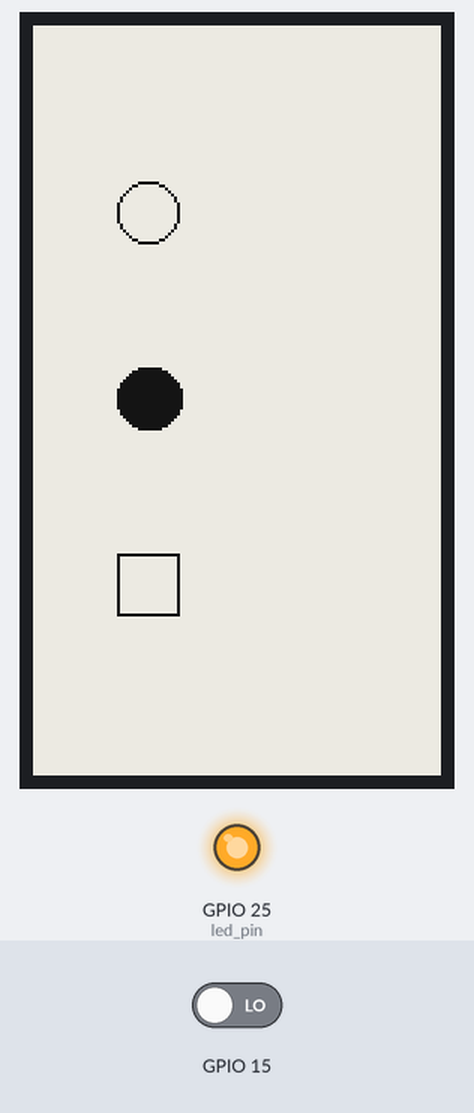
Recording of a program running on a simulated ESP32 board running MicroPython. Parts: 136×250 one-colour display, output pins drawn as LEDs (lit = HIGH). Inputs (shaded band) come from the test bench; at power-on: GPIO 15 LOW. An e-paper refresh takes a nominal 2 s (0.4 s partial, 12 s with colour); library files of the repository ran but are not shown: __init__.py; pins used as bus, display or sensor lines are not drawn; what the program prints to the serial console is not drawn. At 2.9 s the program stops and its outputs stay as they are.

Above: at 3.0 s.
Timing chart, 0 to 4.4 s (numbered marks = the images above):
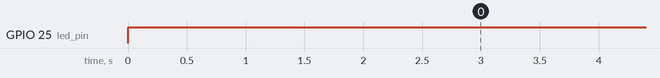

Measured:
- by itself, GPIO 25 (led_pin): LOW → HIGH at 0.00 s

The program:

main.py
```python
import time
from machine import Pin
from heltec_e_ink import connect_to_display, Displays, SerialInitInfo, IEPaperDisplay, EInkCanvas, PixelType

# Turn on LED
led_pin = Pin(25, mode=Pin.OUT, value=1)
time.sleep_ms(200)


print(f"Initializing display QYEG0213RWS800")
init_info: SerialInitInfo = SerialInitInfo(0, 19, 18, 20, 14, 15, 2_000_000)
print(init_info)

print("Connecting to display...")
display: IEPaperDisplay = connect_to_display(Displays.QYEG0213RWS800, init_info)
print("DONE")

print("Initializing display...")
display.initialize_display()
print("DONE")


print("Displaying test pattern...")

canvas = EInkCanvas(display)
canvas.clear()
# display.draw_test_pattern(canvas)

# canvas.draw_line((0, 0), (121, 249), PixelType.BLACK_WHITE)
# canvas.draw_line((0, 249), (121, 0), PixelType.BLACK_WHITE)

canvas.draw_circle((int(122/4), int(250/4)), 10, PixelType.BLACK_WHITE)
canvas.draw_circle((int(122/4) * 3, int(250/4)), 10, PixelType.RED)

canvas.draw_circle((int(122/4), int(250/4) * 2), 10, PixelType.BLACK_WHITE, filled=True)
canvas.draw_circle((int(122/4) * 3, int(250/4) * 2), 10, PixelType.RED, filled=True)

r1 = (int(122/4) + 10, int(250/4) * 3 + 10)
r2 = (r1[0] - 20, r1[1] - 20)
canvas.draw_rectangle(r1, r2, PixelType.BLACK_WHITE)

r1 = (r1[0] + 60, r1[1])
r2 = (r1[0] - 20, r1[1] - 20)
canvas.draw_rectangle(r1, r2, PixelType.RED, filled=True)

canvas.flush()
display.refresh()

print("Program complete")
```

_display_interface.py
```python
class PixelType:
    BLACK_WHITE = 0
    RED = 1
    YELLOW = 2


# noinspection PyPropertyDefinition
class IEPaperDisplay:
    """
    Abstract interface for all electrophoretic displays
    """

    #
    # Display properties
    #

    @property
    def supported_pixel_types(self) -> [PixelType]:
        pass

    @property
    def display_ready(self) -> bool:
        """
        The display is ready for commands if True, otherwise it's busy
        """

    @property
    def width_px(self) -> int:
        """
        The display width in pixels
        """

    @property
    def width_bytes(self) -> int:
        """
        Width of the screen in bytes
        """

    @property
    def height_px(self) -> int:
        """
        The display height in px
        """

    @property
    def bits_per_pixel(self) -> int:
        """
        Number of bits per pixel
        """

    #
    # Display functions
    #

    def initialize_display(self) -> None:
        """
        Initialize the display directly after applying power
        """

    def draw_pixel_absolute(self, buffer: bytearray, x: int, y: int, color: PixelType):
        """
        Draw a pixel at the absolute coordinate. The coordinate system is Cartesian; the bottom left pixel is (0,0).
        """

    def draw_test_pattern(self, *args, **kwargs):
        """
        Display a test pattern on the screen to see if everything is working
        """

    def set_pixels(self, pixel_type: PixelType, img_bytes: bytearray, start_byte: int = None) -> None:
        """
        Set the pixels in RAM without refreshing
        :param pixel_type: Type of pixels being set
        :param img_bytes: Image byte array
        :param start_byte: Start location in memory to begin writing the data
        """

    def refresh(self) -> None:
        """
        Display the current LUT buffers on the screen
        """

    def power_on_reset(self) -> None:
        """
        Software reset of the display
        """

    def enter_deep_sleep(self) -> None:
        """
        Enter deep sleep mode (usually when done updating the display)
        """

    def exit_deep_sleep(self) -> None:
        """
        Exit deep sleep mode (usually when about to update the display)
        """
```

_serial_interface.py
```python
from micropython import const

from machine import Pin, SPI


class SerialInitInfo:
    def __init__(self, spi_id: int, tx_pin: int, sck_pin: int, cs_pin: int, data_command_pin: int, busy_pin: int,
                 baud_hz: int):
        self.spi_id: const(int) = const(spi_id)
        self.tx_pin: const(int) = const(tx_pin)
        self.sck_pin: const(int) = const(sck_pin)
        self.cs_pin: const(int) = const(cs_pin)
        self.data_command_pin: const(int) = const(data_command_pin)
        self.busy_pin: const(int) = const(busy_pin)
        self.baud_hz: const(int) = const(baud_hz)

    def __repr__(self):
        return self.__str__()

    def __str__(self):
        return (
            f"Serial Info: spi={self.spi_id} baud={self.baud_hz}Hz tx={self.tx_pin} sck={self.sck_pin} " +
            f"cs={self.cs_pin} dc={self.data_command_pin} busy={self.busy_pin}")


class ISerialDisplayInterface:
    #
    # Properties
    #

    @property
    def select_chip(self) -> bool:
        """
        Whether the chip is selected
        """
        return self._cs_pin.value() == 0

    @select_chip.setter
    def select_chip(self, select: bool):
        self._cs_pin.value(0 if select else 1)

    @property
    def data_mode(self) -> bool:
        """
        True for data, False for command
        """
        return self._data_command_pin.value() == 1

    @data_mode.setter
    def data_mode(self, is_data: bool):
        """
        :param is_data: True to set data mode, False for command mode
        """
        self._data_command_pin.value(1 if is_data else 0)

    @property
    def command_mode(self) -> bool:
        """
        True for command, False for data
        """
        return not self.data_mode

    @command_mode.setter
    def command_mode(self, is_command: bool):
        """
        :param is_command: True to set command mode, False for data mode
        """
        self.data_mode = not is_command

    @property
    def is_busy(self) -> bool:
        """
        Whether the interface is busy
        """
        return self._busy_pin.value() == 1

    #
    # Methods
    #

    def __init__(self, init_info: SerialInitInfo):
        """
        Initialize the interface (write only)
        """

        spi_id = init_info.spi_id
        tx_pin = init_info.tx_pin
        sck_pin = init_info.sck_pin
        cs_pin = init_info.cs_pin
        data_command_pin = init_info.data_command_pin
        busy_pin = init_info.busy_pin
        baud_hz = init_info.baud_hz

        if spi_id not in [0, 1]:
            raise Exception(f"Valid SPI id's are 0 or 1 (got {spi_id})")

        invalid_spi0_cs_pins = [1, 5, 17]
        invalid_spi1_cs_pins = [9, 13]
        invalid_pin_map = {0: invalid_spi0_cs_pins,
                           1: invalid_spi1_cs_pins}

        err_msg = \
            f"""
            Due to the PL022 SPI implementation, these default SPI CSn pins cannot be used to automatically select the
            display. For SPI 0, you cannot use {invalid_spi0_cs_pins}. For SPI 1, you cannot use
            {invalid_spi1_cs_pins}.\n
            See: https://github.com/raspberrypi/pico-sdk/issues/88#issuecomment-774113818
            """

        if cs_pin in invalid_pin_map[spi_id]:
            raise Exception(f"In SPI {spi_id} mode, pins {invalid_pin_map[spi_id]} cannot be used as CS.\n" + err_msg)

        self._tx_pin = Pin(tx_pin, mode=Pin.OUT)
        self._sck_pin = Pin(sck_pin, mode=Pin.OUT)
        self._cs_pin = Pin(cs_pin, mode=Pin.OUT, value=1)
        self._data_command_pin = Pin(data_command_pin, mode=Pin.OUT, value=0)
        self._busy_pin = Pin(busy_pin, mode=Pin.IN)
        self._spi = SPI(spi_id, baud_hz, firstbit=SPI.MSB, polarity=0, phase=0, sck=self._sck_pin, mosi=self._tx_pin)

    @classmethod
    def write_buffer(cls, buffer: bytearray) -> int:
        """
        Write the buffer to the SPI interface.
        :param buffer: Buffer to write
        :return: Number of bytes written
        """
```

_drawing.py
```python
from math import sqrt
from ._display_interface import IEPaperDisplay, PixelType


class Rotation:
    ROTATE_0 = 0
    ROTATE_90 = 1
    ROTATE_180 = 2
    ROTATE_270 = 3


class EInkCanvas:
    def __init__(self, display: IEPaperDisplay, rotation: Rotation = Rotation.ROTATE_0):
        self._display = display
        self._rotation = rotation
        self._buffers = {}

        for pixel_type in display.supported_pixel_types:
            self._buffers[pixel_type] = bytearray([0x00] * self._display.width_bytes * self.height_px)

    def __del__(self):
        del self._buffers

    def __enter__(self):
        return self

    @property
    def width_px(self):
        return self._display.width_px

    @property
    def height_px(self):
        return self._display.height_px

    @property
    def resolution(self):
        return self.width_px * self.height_px

    @property
    def rotation(self):
        return self._rotation

    def draw_buffer(self, color: PixelType, buffer: bytearray):
        buf = self._buffers[color]
        if len(buffer) > len(buf):
            raise Exception(f"Can't draw buffer of size {len(buffer)} to one of size {len(buf)}")

        for i, v in enumerate(buffer):
            buf[i] = v

    def flush(self):
        for p in self._display.supported_pixel_types:
            self._display.set_pixels(p, bytearray(self._buffers[p]))

    def clear(self, color_types: [PixelType] = None):
        if color_types is None:
            color_types = self._display.supported_pixel_types

        for c in color_types:
            buf = self._buffers[c]
            for i in range(len(buf)):
                buf[i] = 0xFF if c is PixelType.BLACK_WHITE else 0x00

    def draw_pixel(self, x: int, y: int, color: PixelType):
        if self.rotation is Rotation.ROTATE_0:
            pass
        elif self.rotation is Rotation.ROTATE_90:
            (x, y) = (self.width_px - y, x)
        elif self.rotation is Rotation.ROTATE_180:
            (x, y) = (self.width_px - x, self.height_px - y)
        elif self.rotation is Rotation.ROTATE_270:
            (x, y) = (y, self.height_px - x)

        self._display.draw_pixel_absolute(self._buffers[color], x, y, color)

    def draw_line(self, p1: (int, int), p2: (int, int), color: PixelType):
        (x1, y1) = p1
        (x2, y2) = p2
        ld = round(sqrt((x2 - x1)**2 + (y2 - y1)**2))
        if ld is 0:
            return
        dx = (x2 - x1) / ld
        dy = (y2 - y1) / ld
        x = x1
        y = y1

        for p in range(round(ld) + 1):
            self.draw_pixel(round(x), round(y), color)
            x += dx
            y += dy

    def draw_circle(self, c: (int, int), r: int, color: PixelType, filled: bool = False):
        if r <= 0:
            return
        (x, y) = c

        # Bresenham algorithm

        x_pos = -r
        y_pos = 0
        err = 2 - 2 * r

        while x_pos <= 0:
            self.draw_pixel(x - x_pos, y + y_pos, color)
            self.draw_pixel(x + x_pos, y + y_pos, color)
            self.draw_pixel(x + x_pos, y - y_pos, color)
            self.draw_pixel(x - x_pos, y - y_pos, color)

            if filled:
                s1 = (x + x_pos, y + y_pos)
                e1 = (s1[0] + (2 * (-x_pos) + 1), s1[1])
                s2 = (x + x_pos, y - y_pos)
                e2 = (s2[0] + (2 * (-x_pos) + 1), s2[1])
                self.draw_line(s1, e1, color)
                self.draw_line(s2, e2, color)

            e2 = err
            if e2 <= y_pos:
                y_pos += 1
                err += y_pos * 2 + 1
                if -x_pos == y_pos and e2 <= x_pos:
                    e2 = 0
            if e2 > x_pos:
                x_pos += 1
                err += x_pos * 2 + 1

    def draw_rectangle(self, top_left: (int, int), bottom_right: (int, int), color: PixelType, filled: bool = False):
        bottom_left = (top_left[0], bottom_right[1])
        top_right = (bottom_right[0], top_left[1])

        self.draw_line(bottom_left, bottom_right, color)
        self.draw_line(bottom_left, top_left, color)
        self.draw_line(top_left, top_right, color)
        self.draw_line(top_right, bottom_right, color)

        print(f"filled={filled}")
        if filled:
            s = top_left
            e = top_right
            print(f"1: s={s}  e={e}")
            yd = top_left[1] - bottom_left[1]
            print(f"tl: {top_left}")
            print(f"tr: {top_right}")
            print(f"bl: {bottom_left}")
            print(f"br: {bottom_right}")
            print(f"yd={yd}")
            for i in range(round(yd)):
                self.draw_line(s, e, color)
                s = (s[0], s[1] - 1)
                e = (e[0], e[1] - 1)
                print(f"s={s}  e={e}")
```

Source omitted: 0_122_bwr_QYEG0213RWS800.py (8405 bytes)
